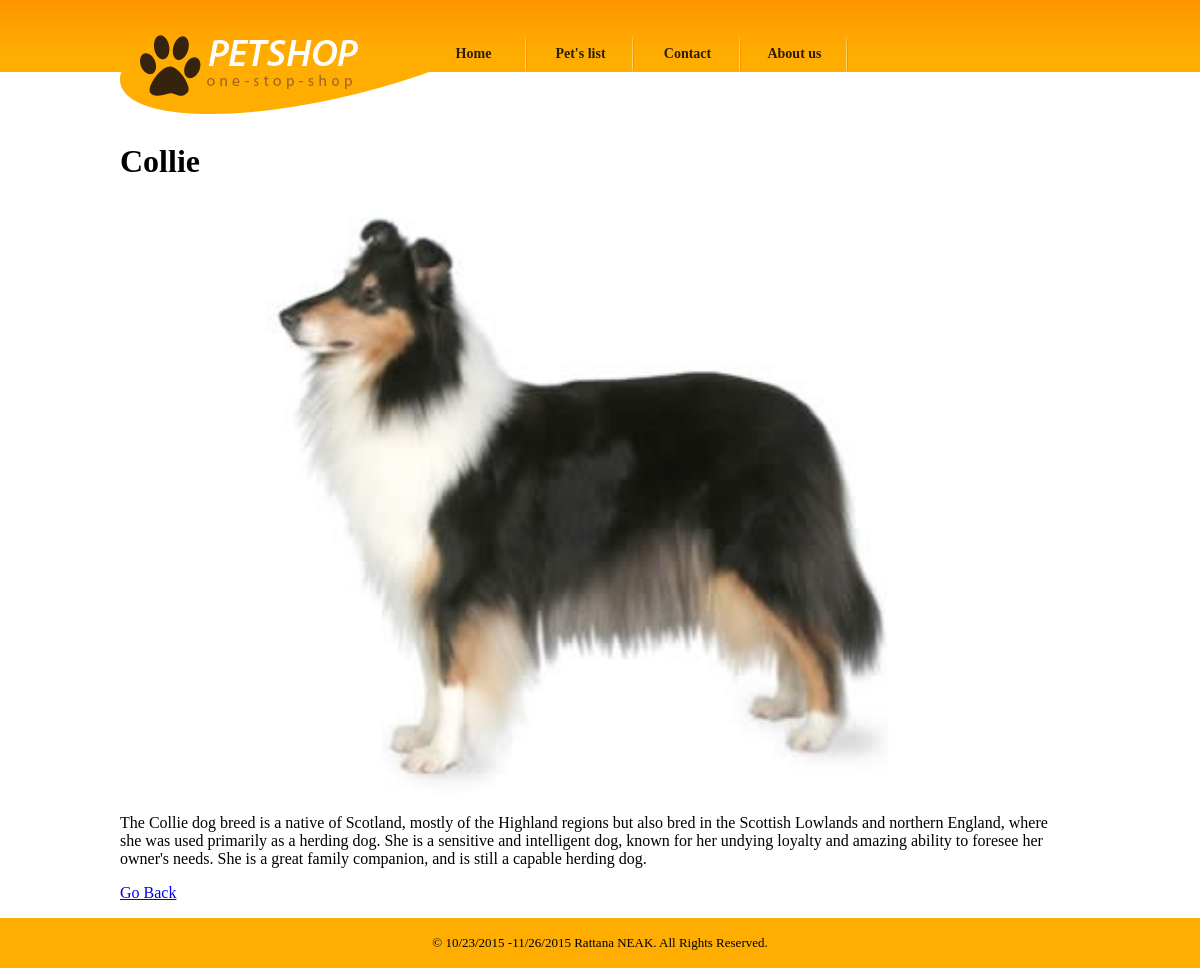
Screenshot of /pet_view.php?id=3 with the database file from the repository.
### tables this page shows
CREATE TABLE `petshop` (
  `id` int(11) NOT NULL AUTO_INCREMENT,
  `name` tinytext NOT NULL,
  `description` text NOT NULL,
  `img_path` tinytext NOT NULL,
  `link` tinytext NOT NULL,
  PRIMARY KEY (`id`)
);

### pet_view.php (the view, shortened to what this page needs)
<?php include 'includes/config.php';?>
<?php
if(isset($_GET['id']))
{
    $id = (int)$_GET['id'];
}else{
    header('Location:customers_list.php');
}
$sql = "select * from petshop where id=$id";
$iConn = mysqli_connect(DB_HOST,DB_USER,DB_PASSWORD,DB_NAME);
$result = mysqli_query($iConn,$sql);
if(mysqli_num_rows($result) > 0)
{
    while ($row = mysqli_fetch_assoc($result))
        {
            $name = stripcslashes($row['name']);
            $description = stripcslashes($row['description']);
            $pageID = $name;
            $img = $row['img_path'];
        }
}else{
    $Feedback = '<p>This pet does not exitst</p>';
}
?>
<?php include 'includes/header.php';?>
<h1><?=$pageID?></h1>
<?php
if($Feddback == '')
{
echo '<img class="my-img-detail" src="img/'.$img.'"/>';
echo '<p>'.$description.'</p>';
}else{
    echo $Feddback;
}
 echo '<p><a href="pet_list.php">Go Back</a></p>';
?>
<?php include 'includes/footer.php'?>

### css/style.css (style rules this page uses)
body { margin:0; padding:0; background: url("../images/bg-body.gif"); background-repeat:repeat-x; }
#header ul.navigation li { float:left; height:35px; width:107px; }
.my-img-detail { width: 100%; }

### rows the page displays
petshop: name "Collie", img_path (picture), description "The Collie dog breed is a native of Scotland, mostly of the Highland regions but also bred in the Scottish Lowlands and northern England, where she was used primarily as a herding dog. She is a sensitive and intelligent dog, known for her undying loyalty and amazing ability to foresee her owner's needs. She is a great family companion, and is still a capable herding dog."

### other values shown
$label "Home"
$label "Pet's list"
$label "Contact"
$label "About us"
